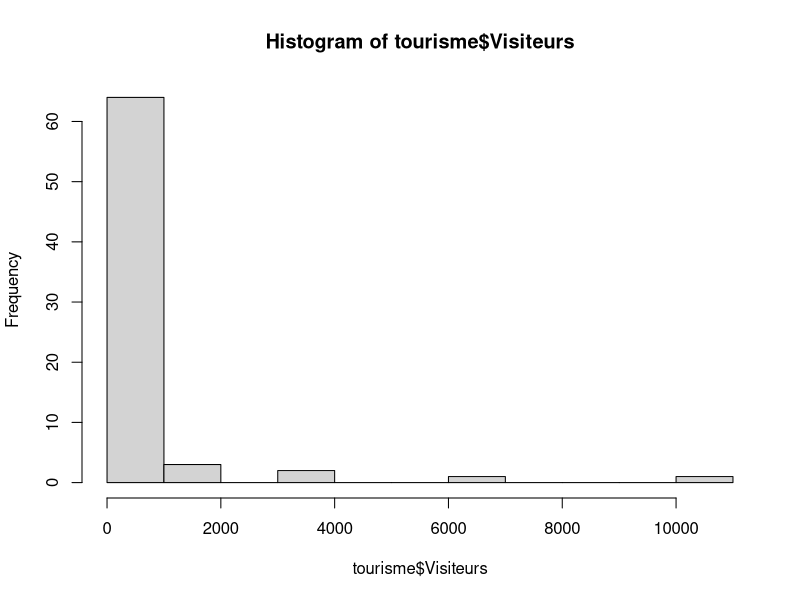
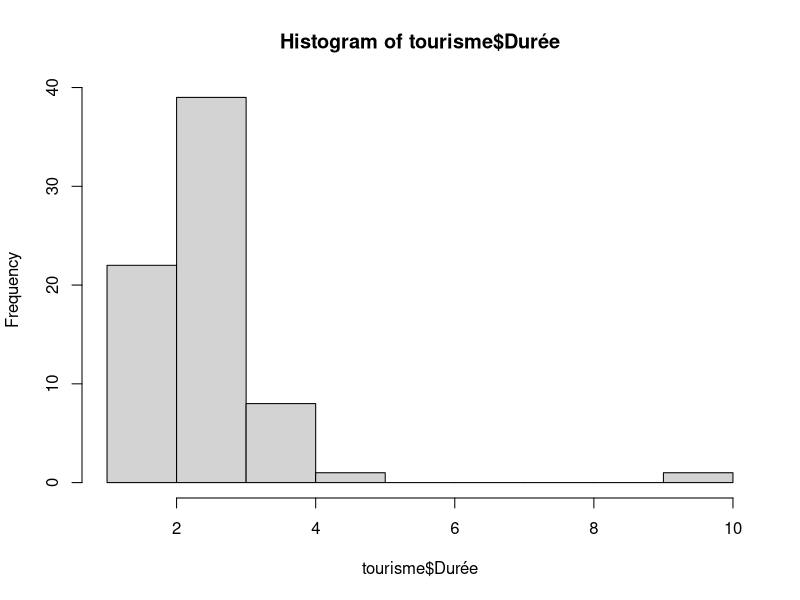
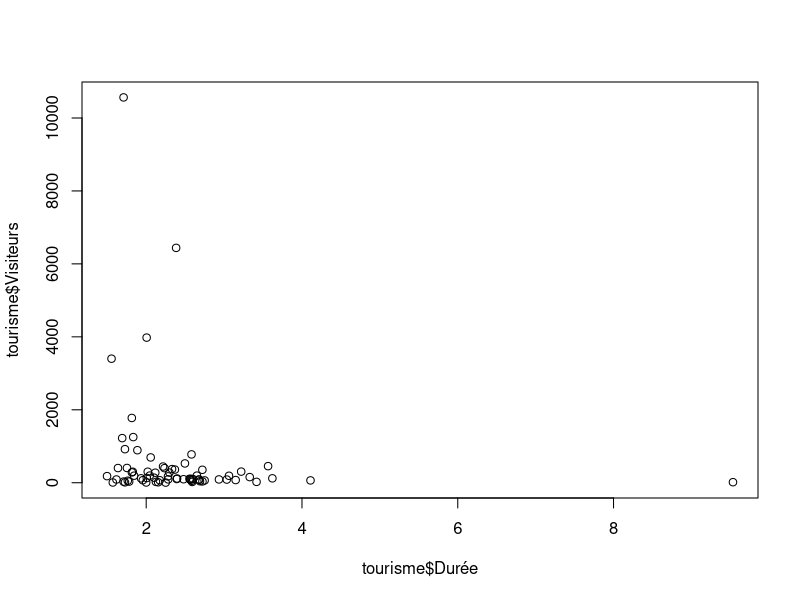
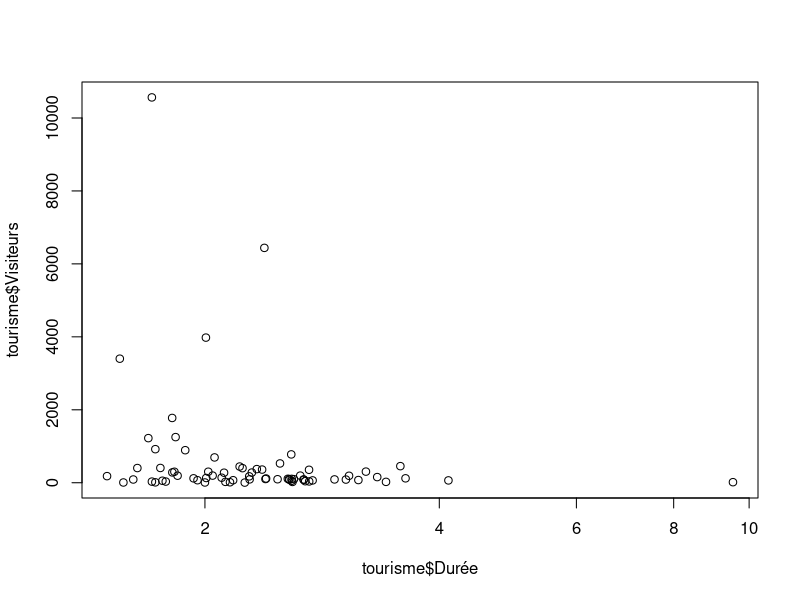
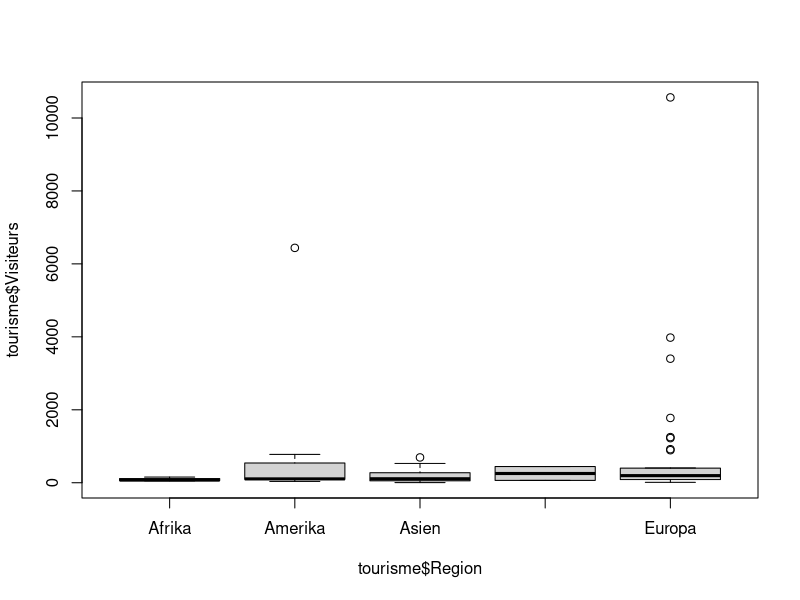

Generate these figures, in order, with R:
### R script pour le bloc "Analyse"
### Cours "Introduction à l'analyse de données avec R"
### Date: Juin 2023
### Auteur: The R Bootcamp


### Statistiques simplaes ----------------------------

# Lire le fichier Tourismus.csv et l'assigner à l'objet `tourisme`
tourisme <- read.csv("1_Data/tourisme.csv", fileEncoding = "UTF-8")

# Calculer la moyenne (mean()) des variables Visiteurs et Durée
mean(tourisme$Visiteurs)
mean(tourisme$Durée)

# Calculer la moyenne (mediane()) des variables Visiteurs et Durée
median(tourisme$Visiteurs)
median(tourisme$Durée)

# Calculer l'écart type (sd()) des variables Visiteurs et Durée
sd(tourisme$Visiteurs)
sd(tourisme$Durée)

# Calculer la correlation (cor()) des variables Visiteurs et Durée
cor(tourisme$Visiteurs, tourisme$Durée)

### Graphiques simples ----------------------------

# Tracer un histogramme (hist()) pour la variable Visiteurs
hist(tourisme$Visiteurs)

# Tracer un histogramme (hist()) pour la variable Durée
hist(tourisme$Durée)

# Tracer un nuage de points (plot()) pour les variables Durée et Visiteurs
plot(tourisme$Durée, tourisme$Visiteurs)

# Remplacer les axes du diagramme de dispersion par des échelles logarithmiques
plot(tourisme$Durée, tourisme$Visiteurs, log = "x")

# Tracer un diagramme de boîte à moustaches pour les Visiteurs en fonction de la Region
boxplot(tourisme$Visiteurs ~ tourisme$Region)
